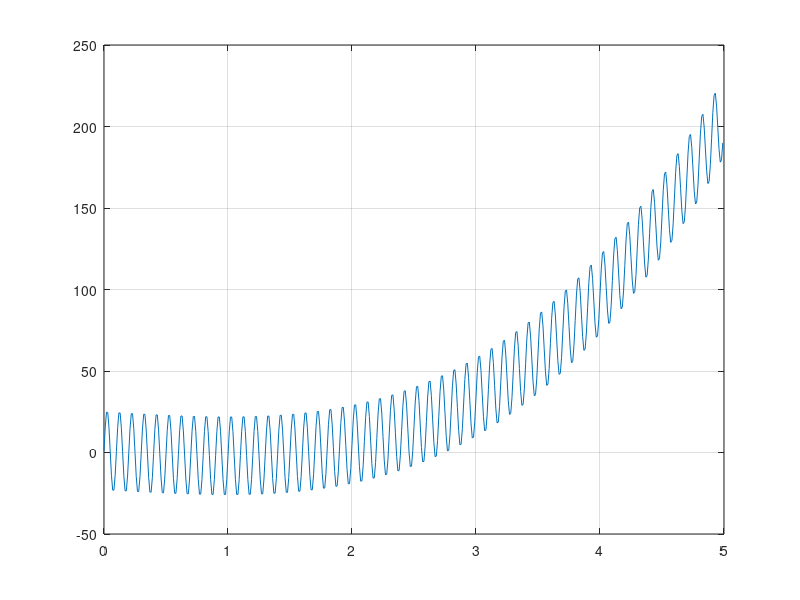
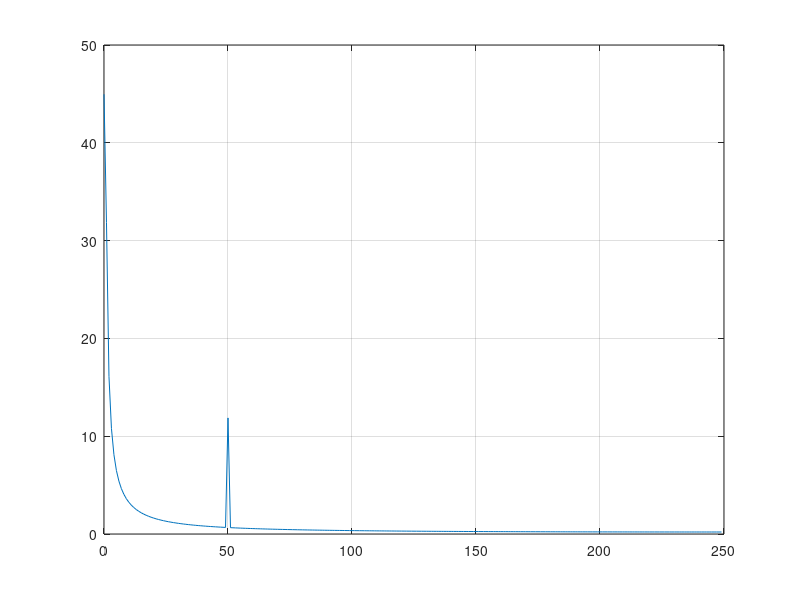

Here is the MATLAB script that generated these plots, in order: (Note: this script raises an error after producing the figures.)
%#ok<*NOPTS>
clear % видалення попередніх змінних

T = 5; % період сигналу
Fs = 1/T; % частота сигналу             
dT = 0.01;

Y = dlmread('f8.txt', ' '); % читання файлу у масив вимірів сигналу
Y = Y(1:end-1);
L = length(Y);

t = (0:L-1)*dT; % формування масиву моментів часу

tf = (0:L-1); % формування масиву частот
tf = tf(1:L/2);

figure('Name','Data initial plot');
plot(t, Y), grid

Yf = fft(Y)/L; % перетворення Фур'є
Yf = abs(Yf);
Yf = Yf(1:L/2);

figure('Name','Fourier transform plot');
plot(tf,Yf), grid

% локальні максимуми модуля перетворення Фур'є:
i = islocalmax(Yf);
i = tf(i);
% ---

f = i*Fs  

f_sin = sin(2*pi*f*t);

M = [sum(t.^6),        sum(t.^5),        sum(t.^4),     sum(f_sin.*t.^3),  sum(t.^3);
     sum(t.^5),        sum(t.^4),        sum(t.^3),     sum(f_sin.*t.^2),  sum(t.^2);
     sum(t.^4),        sum(t.^3),        sum(t.^2),     sum(f_sin.*t),     sum(t);
     sum(f_sin.*t.^3), sum(f_sin.*t.^2), sum(f_sin.*t), sum(f_sin.*f_sin), sum(L*f_sin);
     sum(t.^3),        sum(t.^2),        sum(t),        sum(L*f_sin),      L];

c = [sum(Y.*t.^3), sum(Y.*t.^2), sum(Y.*t), sum(Y.*f_sin),  sum(Y)];

A = (M\c')'

resY = A(1).*t.^3 + A(2).*t.^2 + A(3).*t + A(4).*f_sin + A(5);

F = sum((resY-Y).^2)/2 % функціонал похибки

figure('Name','Data approximate plot');
plot(t, resY), grid
